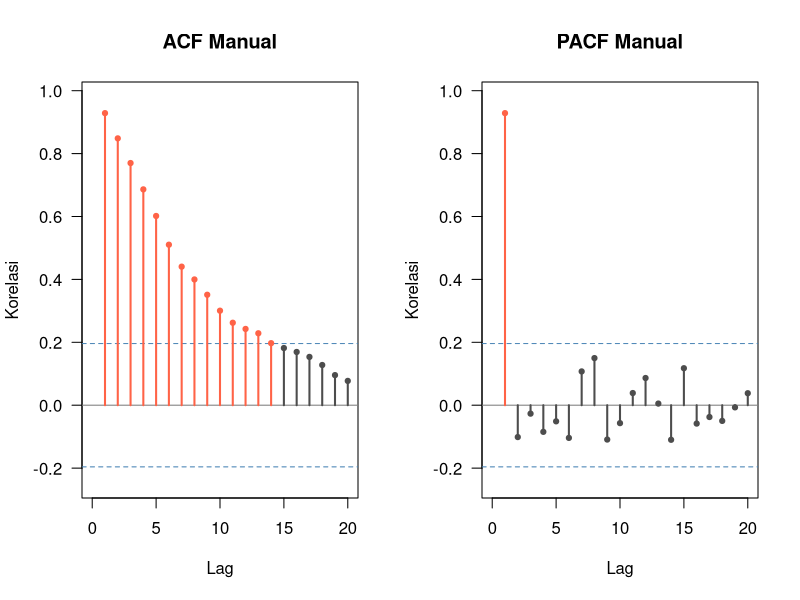

This chart was generated by the following R code:
# ── Data contoh ──────────────────────────────────────────────
set.seed(42)
x <- cumsum(rnorm(100))          # simulasi random walk

# ── Fungsi: mean & varian manual ─────────────────────────────
mean_manual <- function(v) sum(v) / length(v)

var_manual  <- function(v) {
  mu <- mean_manual(v)
  sum((v - mu)^2) / (length(v) - 1)
}

# ── Hitung ACF manual ─────────────────────────────
acf_manual <- function(x, max_lag = 20) {
  n  <- length(x)
  mu <- mean_manual(x)

  # γ(0) = varian populasi (pembagi n, bukan n-1)
  gamma0 <- sum((x - mu)^2) / n

  acf_vals <- numeric(max_lag + 1)
  acf_vals[1] <- 1                    # lag-0 selalu 1

  for (k in 1:max_lag) {
    # γ(k) = (1/n) Σ (x_t − μ)(x_{t−k} − μ)
    gamma_k <- sum((x[(k+1):n] - mu) *
                    (x[1:(n-k)]   - mu)) / n
    acf_vals[k + 1] <- gamma_k / gamma0
  }
  acf_vals
}

# ── Hitung PCF manual ─────────────────────────────
pacf_manual <- function(x, max_lag = 20) {
  acf_v    <- acf_manual(x, max_lag)
  rho      <- acf_v[-1]           # lag 1..max_lag
  pacf_v   <- numeric(max_lag)
  phi_prev <- numeric(0)

  for (k in 1:max_lag) {
    if (k == 1) {
      phi_kk <- rho[1]

    } else {
      # numerator   = ρ(k) − Σ_{j=1}^{k-1} φ_{j} ρ(k-j)
      # denominator = 1    − Σ_{j=1}^{k-1} φ_{j} ρ(j)
      num <- rho[k] - sum(phi_prev * rho[(k-1):1])
      den <- 1      - sum(phi_prev * rho[1:(k-1)])
      phi_kk <- num / den

      # update koefisien φ_{j} untuk orde berikutnya
      phi_prev <- phi_prev - phi_kk * rev(phi_prev)
    }
    pacf_v[k]  <- phi_kk
    phi_prev   <- c(phi_prev, phi_kk)
  }
  pacf_v
}

# ── Plot manual ─────────────────────────────
plot_corr <- function(vals, lags, title,
                       ci = 1.96 / sqrt(length(x))) {

  # batas y: sedikit lebih lebar dari nilai max/min
  ylim <- c(min(c(vals, -ci)) - 0.05,
             max(c(vals,  ci)) + 0.05)

  # kanvas kosong
  plot(NA, xlim = c(0, max(lags)), ylim = ylim,
       xlab = "Lag", ylab = "Korelasi",
       main = title, las = 1)
  abline(h = 0, col = "gray50")

  # batas kepercayaan 95 % (garis putus-putus biru)
  abline(h = c(-ci, ci), lty = 2, col = "steelblue")

  # batang vertikal
  for (i in seq_along(lags)) {
    segments(lags[i], 0, lags[i], vals[i],
             col  = if (abs(vals[i]) > ci) "tomato" else "gray30",
             lwd  = 2)
    points(lags[i], vals[i], pch = 19, cex = 0.7,
           col  = if (abs(vals[i]) > ci) "tomato" else "gray30")
  }
}

# ── Jalankan & tampilkan ─────────────────────────────
max_lag <- 20

acf_vals  <- acf_manual(x,  max_lag)
pacf_vals <- pacf_manual(x, max_lag)

par(mfrow = c(1, 2))          # 2 panel berdampingan

plot_corr(acf_vals[-1],    # buang lag-0
          1:max_lag,
          title = "ACF Manual")

plot_corr(pacf_vals,
          1:max_lag,
          title = "PACF Manual")

par(mfrow = c(1, 1))          # kembalikan layout default
